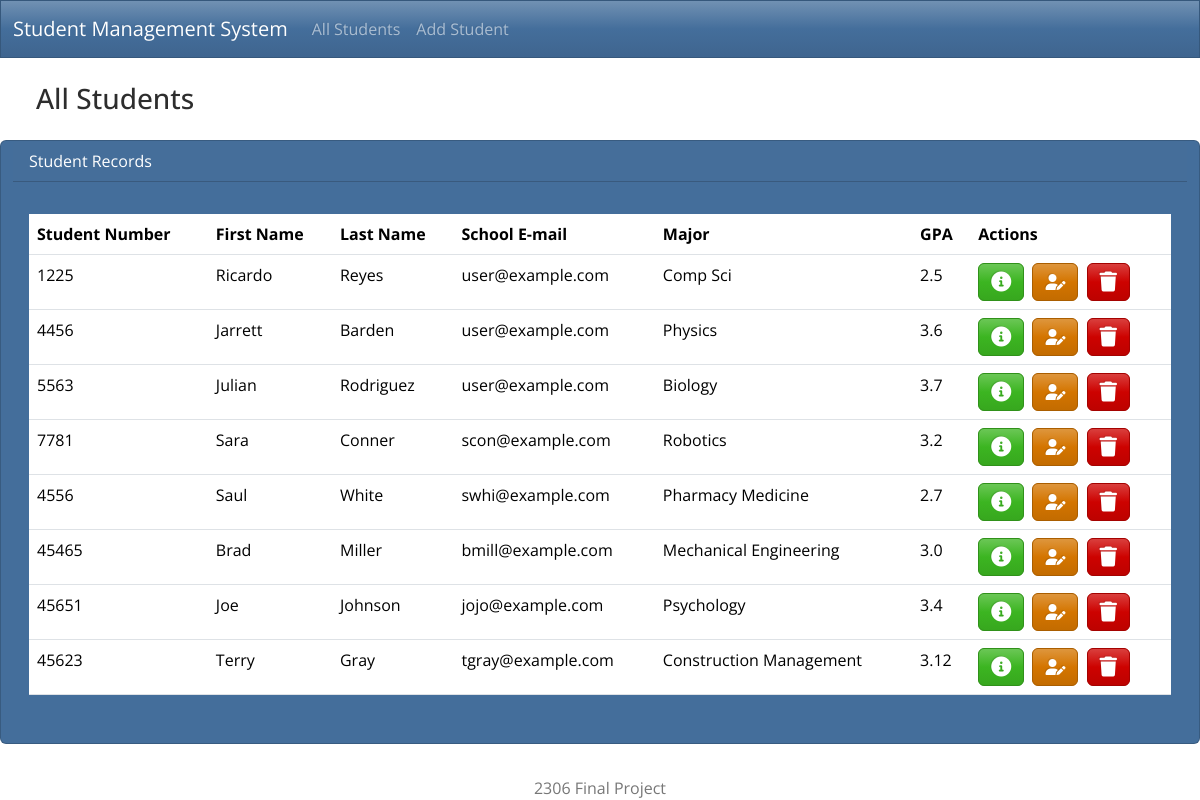
Before: / with the older database file.
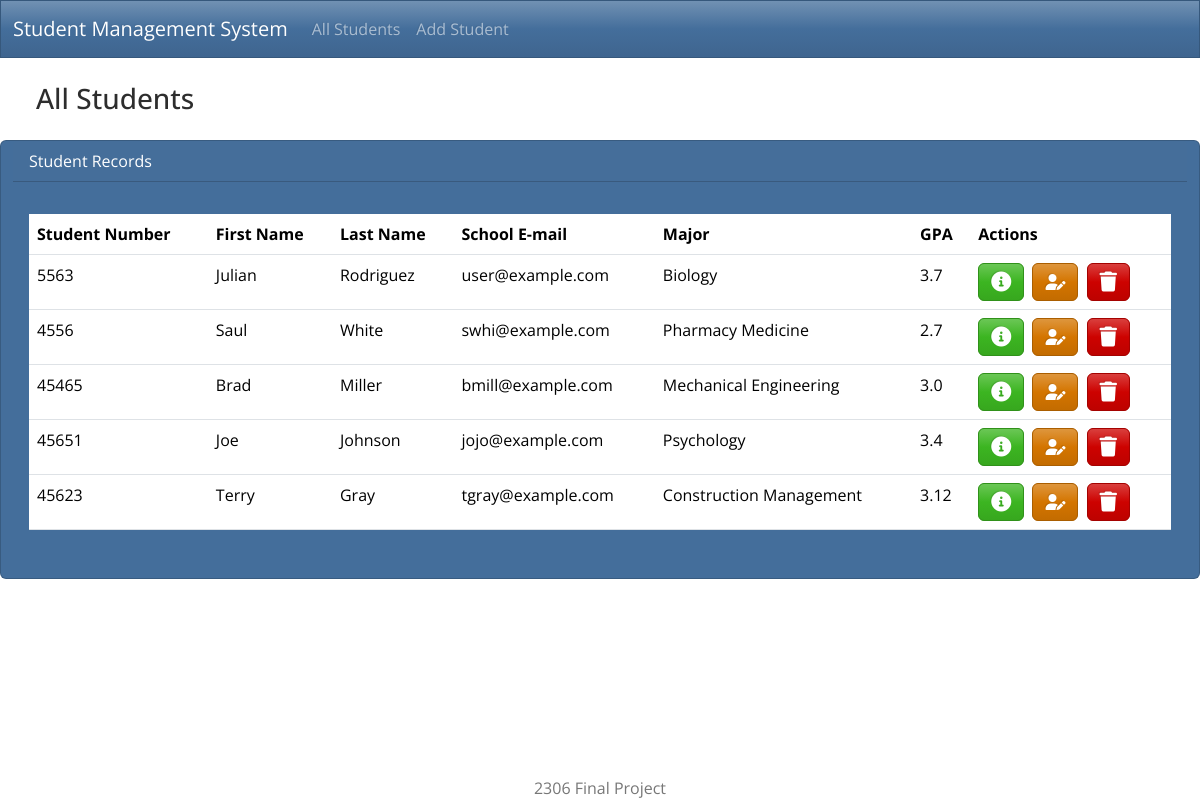
After: the same page with the newer database file.
### students/models.py (models this page shows, shortened)
class Student(models.Model):
    student_number = models.CharField(max_length=5, primary_key=True)
    first_name = models.CharField(max_length=100)
    last_name = models.CharField(max_length=100)
    email = models.EmailField(max_length=100)
    major = models.CharField(max_length=50)
    gpa = models.FloatField()

### students/views.py (the view)
# urls.py: urlpatterns = [path('', views.index, name='index'),
def index(request):
    return render(
        request, 'index.html',
        {
            'students': Student.objects.all()
        })

### students/templates/students/index.html (shortened to what this page needs)
{% extends "students/base.html" %}
{% block body %}
<h3 class="m-4">All Students</h3>
      <div class="row">
            {% if students %}
            <div class="card text-white bg-primary mx-auto">
                <div class="card-header">Student Records</div>
                <div class="card-body">
                  <p class="card-text">
                    <div class="table-responsive">
                        <table class="table table-hover">
                            <thead>
                                <tr>
                                    <th scope="col">Student Number</th>
                                    <th scope="col">First Name</th>
                                    <th scope="col">Last Name</th>
                                    <th scope="col">School E-mail</th>
                                    <th scope="col">Major</th>
                                    <th scope="col">GPA</th>
                                    <th scope="col">Actions</th>
                                </tr>
                            </thead>
                                <tbody>
                                  {% for student in students %}
                                    <tr>
                                        <td>{{ student.student_number }}</td>
                                        <td>{{ student.first_name }}</td>
                                        <td>{{ student.last_name }}</td>
                                        <td>{{ student.email }}</td>
                                        <td>{{ student.major }}</td>
                                        <td>{{ student.gpa }}</td>
                                        <td>
                                            <button type="button" class="btn btn-success me-1" href="{% url 'view_student' student.student_number %}" data-bs-toggle="modal" data-bs-target="#myModal{{student.student_number}}">
                                              <i class="fas fa-info-circle fa-lg"></i>
                                            </button>
                                              <a class="btn btn-warning me-1" href="{% url 'edit' student.student_number %}"><i class="fa-solid fa-user-pen"></i></a>
                                              <button type="button" class="btn btn-danger" data-bs-toggle="modal" data-bs-target="#delete{{student.student_number}}">
                                                <i class="fa-solid fa-trash fa-lg"></i>
                                              </button>
                                        </td>
                                    </tr>
                                  {% endfor %}
                                </tbody>
                            </table>
                    </div>
                  </p>
                </div>
            </div>
            {% else %}
            <h3 class="alert alert-primary ms-4 me-4">No Student Records</h3>
            {% endif %}
        </div>
{% endblock %}

Changed rows visible on the page:
removed Student: student_number "1225", first_name "Ricardo", last_name "Reyes", email "user@example.com", major "Comp Sci", gpa "2.5"
removed Student: student_number "4456", first_name "Jarrett", last_name "Barden", email "user@example.com", major "Physics", gpa "3.6"
removed Student: student_number "7781", first_name "Sara", last_name "Conner", email "scon@example.com", major "Robotics", gpa "3.2"
